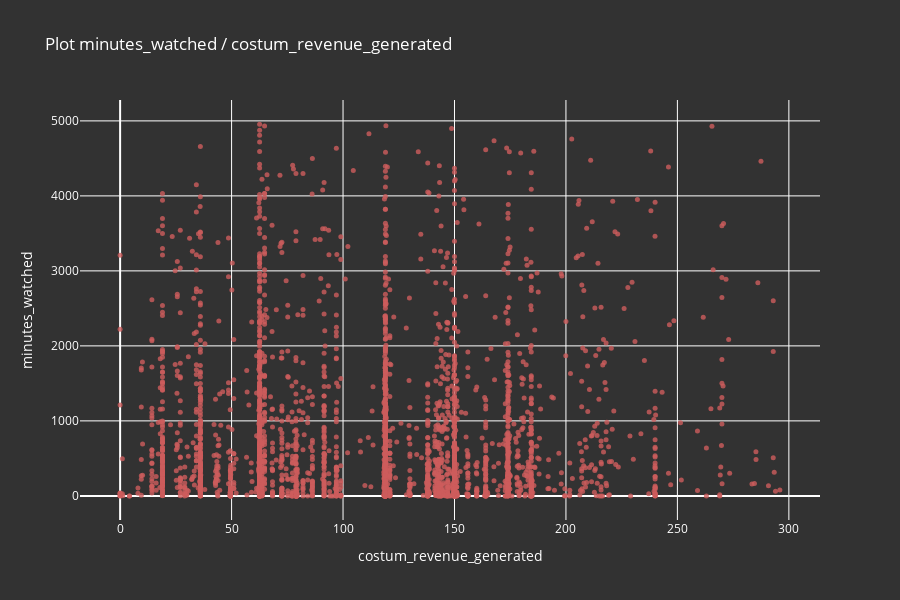

The code cell stored with this chart in its notebook:
### Code cell
background_color = 'rgba(50, 50, 50, 1)'
text_color = 'white'
curve_colors = ['rgba(65, 105, 225, 0.8)', 'rgba(244, 164, 96, 0.8)', 
                'rgba(205, 92, 92, 0.8)', 'rgba(20, 92, 92, 0.8)', 
                'rgba(205, 9, 92, 0.8)']

x_column_name = 'costum_revenue_generated'
y_column_name = 'minutes_watched'

fig_line = go.Figure()
fig_line.add_trace(go.Scatter(x=data_with_feature_eng[x_column_name], y=data_with_feature_eng[y_column_name], mode='markers', line=dict(color=curve_colors[0]), marker=dict(color=curve_colors[2], size=5), name=y_column_name))
    
fig_line.update_layout(
    title=f'Plot {y_column_name} / {x_column_name}',
    xaxis_title=x_column_name, yaxis_title=y_column_name,
    plot_bgcolor=background_color, paper_bgcolor=background_color,
    font=dict(color=text_color),
    height=600
)
iplot(fig_line)

### Figure 1 — Plotly figure (JSON) as saved in the notebook; plotly's stock layout.template omitted (floating-point values rounded to 4 significant figures; data arrays with more than 128 entries replaced by an {"elided": "..."} marker saying what was removed)
{"data": [{"line": {"color": "rgba(65, 105, 225, 0.8)"}, "marker": {"color": "rgba(205, 92, 92, 0.8)", "size": 5}, "mode": "markers", "name": "minutes_watched", "type": "scatter", "x": {"elided": "3464 float values"}, "y": {"elided": "3464 int values"}}], "layout": {"font": {"color": "white"}, "height": 600, "paper_bgcolor": "rgba(50, 50, 50, 1)", "plot_bgcolor": "rgba(50, 50, 50, 1)", "title": {"text": "Plot minutes_watched / costum_revenue_generated"}, "xaxis": {"title": {"text": "costum_revenue_generated"}}, "yaxis": {"title": {"text": "minutes_watched"}}}}
